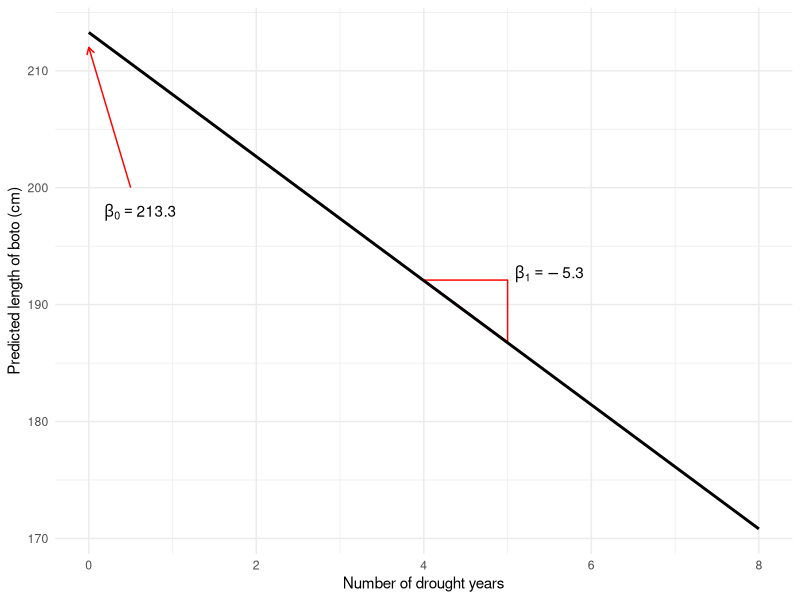
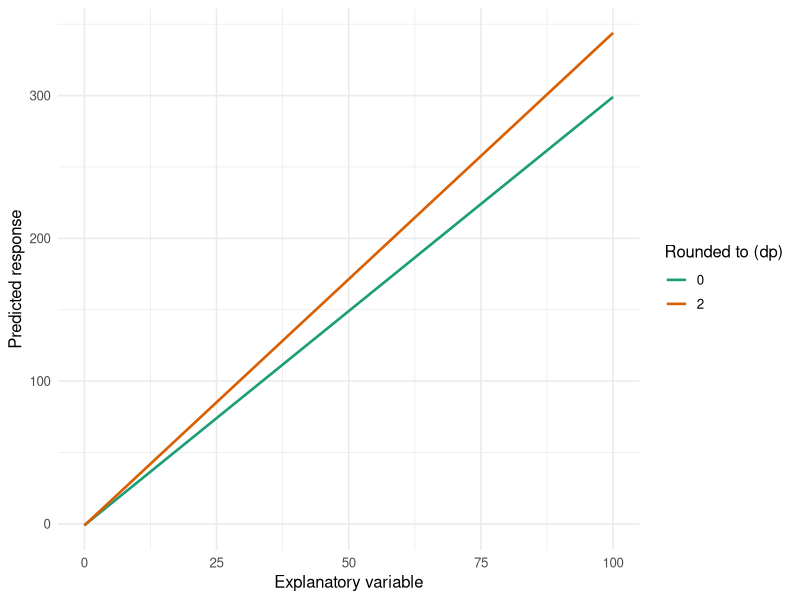
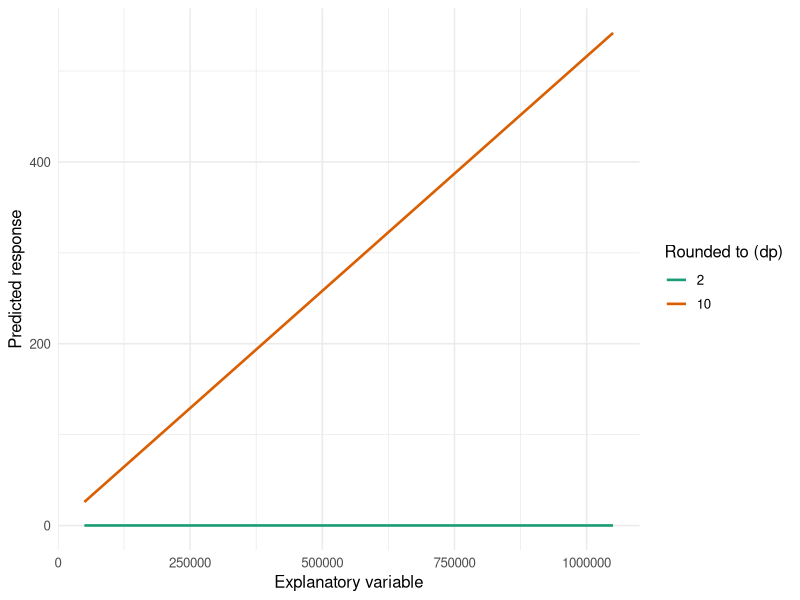

Source code (R) for these figures, in order: (Note: this script raises an error after producing the figures.)
## ---- chunk 1
knitr::opts_chunk$set(echo = TRUE, results = "hide", fig.show = "show")
library(ggplot2)
library(dplyr)
boto <- read.table("../Workshop 2 - Data vis/Data/boto.txt", header = TRUE)
boto_model <- lm(length ~ drought, data = boto)
make_download_btn <- function(path, label = NULL) {
  fname <- basename(path)
  if (is.null(label)) label <- paste("Download", fname)
  uri <- xfun::base64_uri(path)
  sprintf('<a href="%s" download="%s" class="ws-download-btn">%s</a>', uri, fname, label)
}
## ---- chunk 2
cat(make_download_btn("../Workshop 2 - Data vis/Data/boto.txt"))
## ---- chunk 3
fake_diag <- data.frame(drought = 0:8)
fake_diag$fit <- predict(boto_model, newdata = fake_diag)
ggplot(fake_diag) +
  annotate("text", x = 0.1, y = 195,
           label = expression(beta[0] == 213.3), vjust = -1.5, hjust = -0.1) +
  annotate("segment", x = 0.5, xend = 0, y = 200, yend = 212,
           arrow = arrow(length = unit(0.2, "cm")), colour = "red") +
  annotate("text", x = 5.5, y = (213.3 - 5.3 * 4.5) + 1,
           label = expression(beta[1] == -5.3), vjust = -1) +
  annotate("polygon",
           x = c(4, 5, 5),
           y = c(213.3 - 5.3 * 4, 213.3 - 5.3 * 4, 213.3 - 5.3 * 5),
           fill = "transparent", colour = "red") +
  geom_line(aes(x = drought, y = fit), linewidth = 1) +
  theme_minimal() +
  labs(x = "Number of drought years",
       y = "Predicted length of boto (cm)")
## ---- chunk 4
pred_fun <- function(b, x) b["(Intercept)"] + b["x"] * x

set.seed(1)
n <- 200
x1 <- seq(0, 100, length.out = n)
y1 <- -1.23456789 + 3.45567891 * x1 + rnorm(n, sd = 0.75)
fit1 <- lm(y1 ~ x1)
colnames(fit1$model)[2] <- "x"
b_hat1 <- setNames(coef(fit1), c("(Intercept)", "x"))

new_x1 <- seq(0, 100, length.out = 301)
digits1 <- c(0, 2)

curves1 <- lapply(digits1, function(d) {
  b <- round(b_hat1, d)
  data.frame(x = new_x1, y = pred_fun(b, new_x1), decimals = as.character(d))
}) |> bind_rows() |>
  mutate(decimals = factor(decimals, levels = as.character(digits1)))

ggplot(curves1, aes(x, y, colour = decimals, group = decimals)) +
  geom_line(linewidth = 0.9) +
  scale_colour_brewer(palette = "Dark2") +
  labs(x = "Explanatory variable", y = "Predicted response",
       colour = "Rounded to (dp)") +
  theme_minimal(base_size = 12)
## ---- chunk 5
set.seed(1)
n <- 200
x2 <- seq(50000, 1050000, length.out = n)
y2 <- 0.0000000652 + 0.0005161519 * x2 + rnorm(n, sd = 0.75)
fit2 <- lm(y2 ~ x2)
b_hat2 <- setNames(coef(fit2), c("(Intercept)", "x"))

new_x2 <- seq(50000, 1050000, length.out = 301)
digits2 <- c(2, 10)

curves2 <- lapply(digits2, function(d) {
  b <- round(b_hat2, d)
  data.frame(x = new_x2, y = pred_fun(b, new_x2), decimals = as.character(d))
}) |> bind_rows() |>
  mutate(decimals = factor(decimals, levels = as.character(digits2)))

ggplot(curves2, aes(x, y, colour = decimals, group = decimals)) +
  geom_line(linewidth = 0.9) +
  scale_colour_brewer(palette = "Dark2") +
  labs(x = "Explanatory variable", y = "Predicted response",
       colour = "Rounded to (dp)") +
  theme_minimal(base_size = 12)
## ---- chunk 6
cat(make_download_btn("Data/beetles.txt"))
